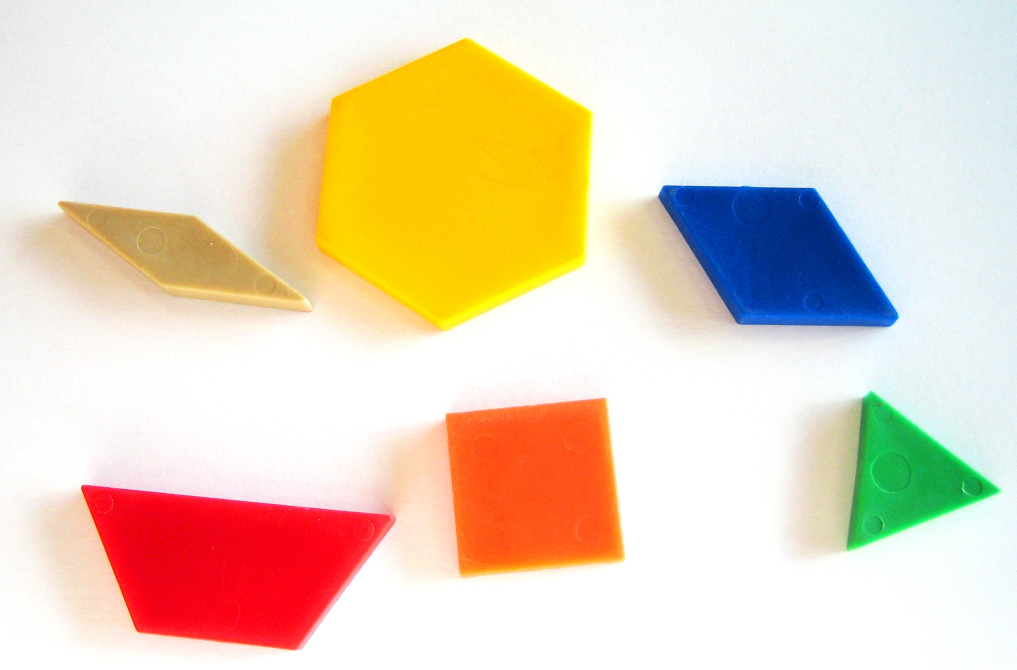
#> input picture labs/lab6/images/blocks.JPG, 2033 x 1339 px, found by its file name (shown at 1/2 size)
$ python lab6.py   (older library calls are emulated)
#> lines starting #> are read from the running program, lines starting #| are printed output that depends on the picture
### cv_utils.py
"""
Computer Vision Utilities

Funtions:
            1) show_image()
            2) resize_image()
            3) gaussian_filter()
            4) high_pass_filter()
            5) cooley_tukey()
            6) apply_fft_filter()
            7) histEqualize()
            8) normalize_image()
            9) apply_filter()
            10) add_random_noise()
            11) combine_sobels()

"""

##################################################################################################
## Libraries
##################################################################################################

import sys
from pathlib import Path
import cv2
import numpy as np
import matplotlib.pyplot as plt
from mpl_toolkits.mplot3d import Axes3D


##################################################################################################
## 1
##################################################################################################
def show_image(image_path: Path, image_name, color_mode=0, bgr=False, show=False):
    '''
    Description: This function displays an image using openCV.

        https://docs.opencv.org/4.x/d4/da8/group__imgcodecs.html

    Inputs:
            image_path (Path): Path to image.
             color_mode(int)->0: openCV image colormode:
                                                     0 = grayscale (default)
                                                     1 = RGB
                                                    -1 = unchanged for original image
            image_name (str): Name for image, default is file name of image.
            show(bool)->False: If True will display image using matplotlib.

    Outputs:
            image_name (str): Image name
                   img (ndarray): cv2 image

    '''
#> called with image_name = 'blocks', color_mode = 1, bgr = False, show = True

    try:
        # Create openCV image obj
        img = cv2.imread(str(image_path), color_mode)
#> img is the input picture: shape (1339, 2033, 3); mean B, G, R 191, 214, 233.5

        # Dheck img create successfully
        if img is None:
            raise FileNotFoundError(f"No image found at {str(image_path)}.")


        # convert color channel order
        if color_mode != 0 and bgr == False:
            img = cv2.cvtColor(img, cv2.COLOR_BGR2RGB) # cv2 (BGR) -> matplotlib (RGB)
            print("BGR -> RGB")

        # display image
        if show:
            if color_mode == 0:
                plt.imshow(img, cmap='gray')
            elif bgr == True:
                plt.imshow(cv2.cvtColor(img, cv2.COLOR_BGR2RGB))
            else:
                plt.imshow(img)
            plt.title(image_name)
            plt.show()

        return  image_name, img


    except FileNotFoundError as e:
        print(e, file=sys.stderr)
        return None
    except Exception as e:
        print(f"An unexpected error occurred: {e}", file=sys.stderr)
        return None
##################################################################################################
## 2
##################################################################################################
# [328 lines left out: functions resize_images, gaussian_filter, high_pass_filter, cooley_tukey, apply_fft_filter, histEqualize and 5 more, not called in this run]

### labs/lab6/old_files/lab6.py
"""
Store Brand Night Vision

Michael Massone
6/12/2024
CS5330
Lab 5

Instructions:

We have covered various image processing techniques throughout this semester.
Take all of those techniques and try to recreate night vision military technol-
ogy. While we do not have access to the cameras that the military uses, we
do have ways to process images that can get similar results. This assignment
is meant to be fully open ended. You can use any pre-built CV2 code.
Even ones that we have not covered in class.
"""

##################################################################################################
## Libraries
##################################################################################################

import sys
from pathlib import Path
import cv2
import numpy as np
import matplotlib.pyplot as plt
from PIL import Image

##################################################################################################
# Pathing
##################################################################################################

# set file paths
BASE_DIR = Path.cwd() # get working dir
IMAGE_FILENAME_1 = 'blocks'
FILE_EXT = '.JPG'
IMAGE_PATH = BASE_DIR / 'images' # path to images

print('Current working directory:', BASE_DIR)


##################################################################################################
## Modules
##################################################################################################
# Get the parent directory
parent_dir = Path(__file__).resolve().parent.parent.parent

# Add the parent directory to sys.path
if str(parent_dir) not in sys.path:
    sys.path.insert(0, str(parent_dir))

import cv_utils as cv

##################################################################################################
## Functions
##################################################################################################


##################################################################################################
## Main
##################################################################################################
def main():

    imgs = []

    ## Read in Images
    # color
    img1_name, img1 = cv.show_image((IMAGE_PATH / (IMAGE_FILENAME_1 + FILE_EXT)),
                                 image_name=IMAGE_FILENAME_1,
                                 color_mode=1,
                                 bgr=False,
                                 show=True
                                 )
#> img1_name = 'blocks'

    # Check if the image is loaded correctly
    if img1 is None:
        print("Error: Could not load image.")
    else:
        # Split the image into its B, G, R channels
        blue_channel, green_channel, red_channel  = cv2.split(img1)
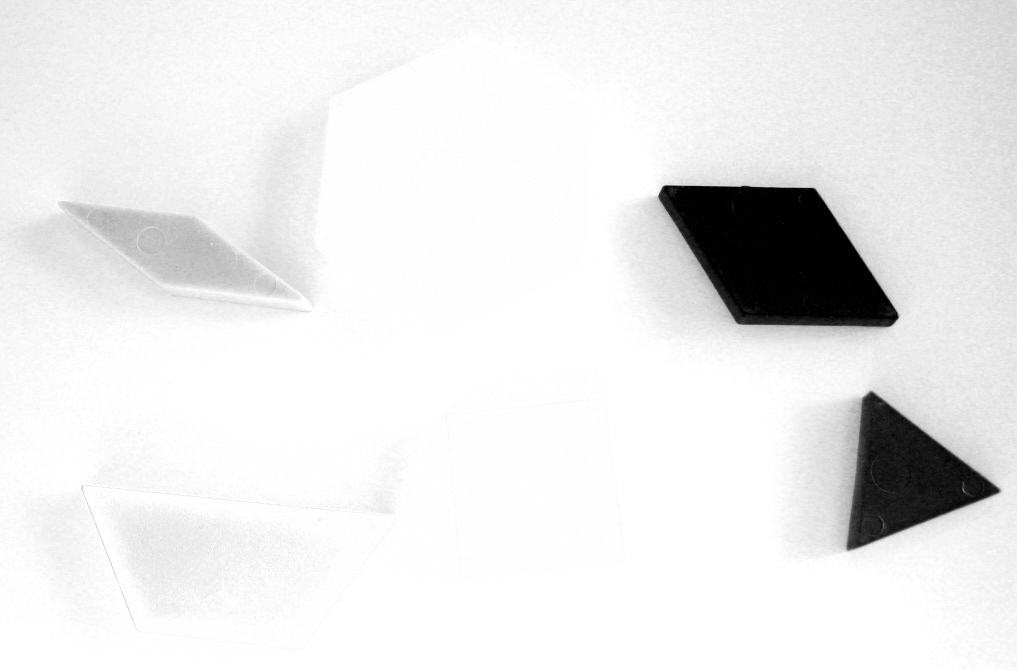
#> blue_channel: shape (1339, 2033) (shown at 1/2 size); min 0, max 255, mean 233.5
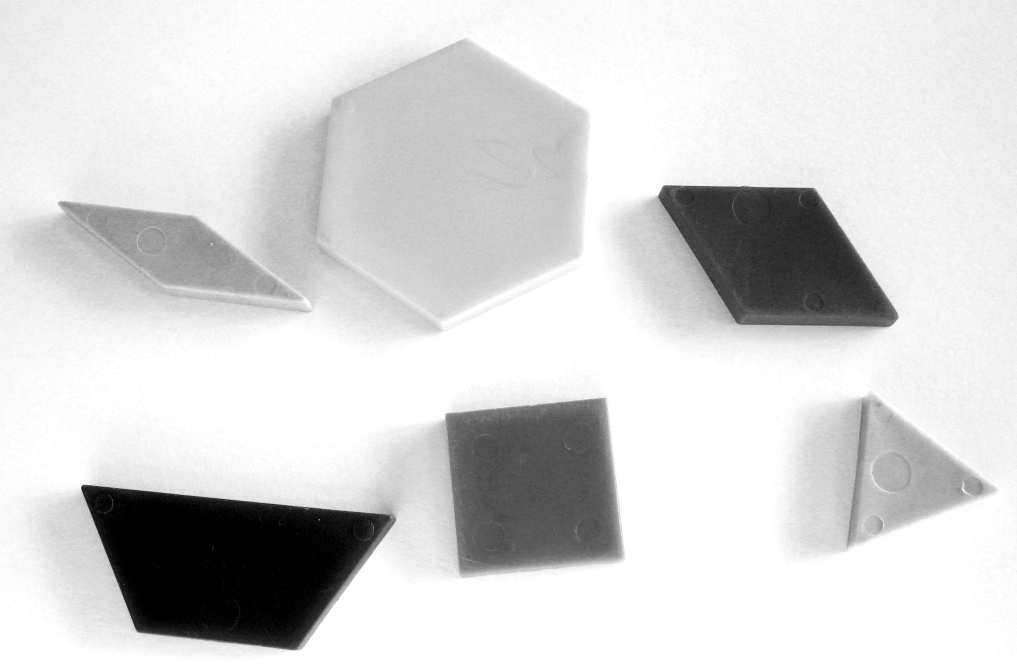
#> green_channel: shape (1339, 2033) (shown at 1/2 size); min 0, max 255, mean 214
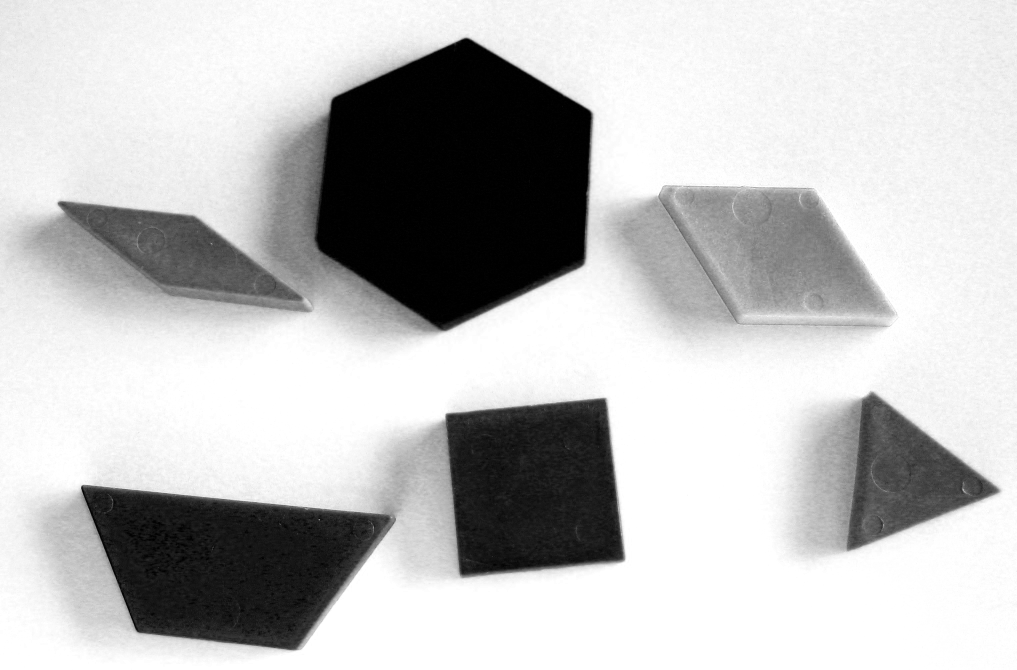
#> red_channel: shape (1339, 2033) (shown at 1/2 size); min 0, max 255, mean 191

        # Display the original and the channels
        plt.figure(figsize=(10, 7))

        plt.subplot(2, 2, 1)
        plt.imshow(img1)
        plt.title('Original Image')
        plt.axis('off')

        plt.subplot(2, 2, 2)
        plt.imshow(blue_channel, cmap='gray')
        plt.title('Blue Channel')
        plt.axis('off')

        plt.subplot(2, 2, 3)
        plt.imshow(green_channel, cmap='gray')
        plt.title('Green Channel')
        plt.axis('off')

        plt.subplot(2, 2, 4)
        plt.imshow(red_channel, cmap='gray')
        plt.title('Red Channel')
        plt.axis('off')

        plt.show()
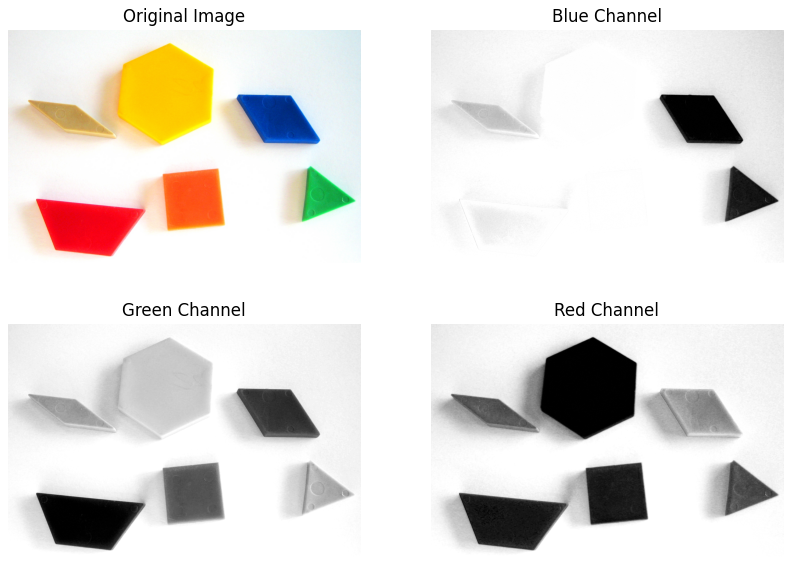
#> figure drawn by matplotlib, 4 panels

    # grayscale
    img1_name, img1_grayscale = cv.show_image((IMAGE_PATH / (IMAGE_FILENAME_1 + FILE_EXT)),
                                 image_name=IMAGE_FILENAME_1,
                                 color_mode=0,
                                 show=True
                                 )
#> call 2 of show_image, with image_name = 'blocks', color_mode = 0, bgr = False, show = True
#> in show_image (call 2), `img = cv2.imread(str(image_path), color_mode)`:
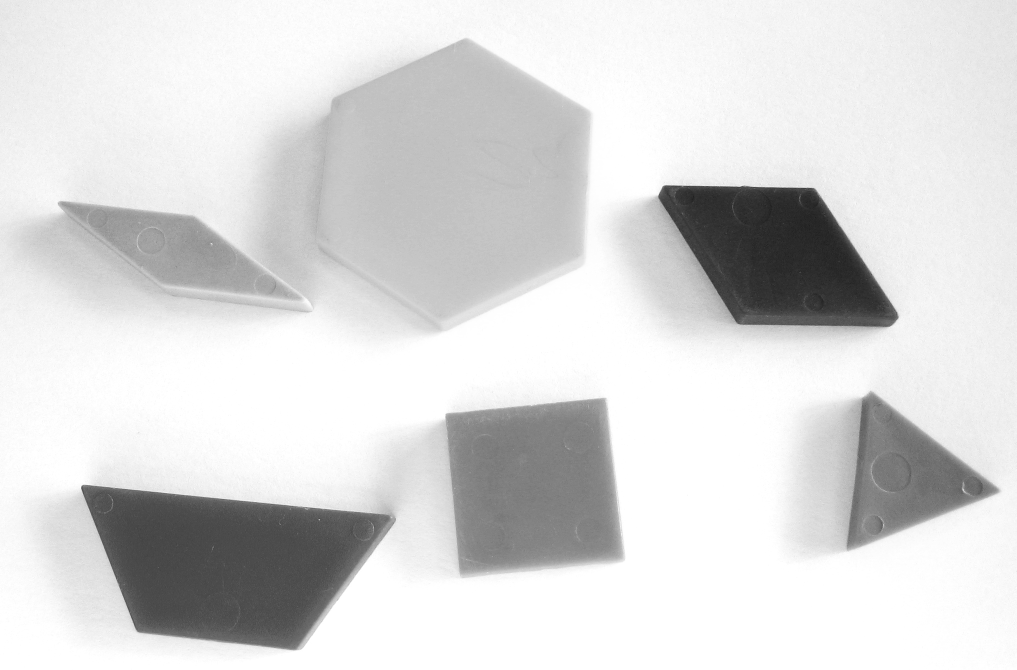
#> img: shape (1339, 2033) (shown at 1/2 size); min 25, max 255, mean 217.2

    ## denoise with gaussian
    img1_grayscale_blur = cv2.GaussianBlur(img1_grayscale, (5, 5), 0)
    plt.imshow(img1_grayscale_blur, cmap='gray')
    plt.title("img1_grayscale_blur")
    plt.show()

    ## edge detection with canny
    img1_grayscale_blur_canny = cv2.Canny(img1_grayscale_blur, 15, 30)
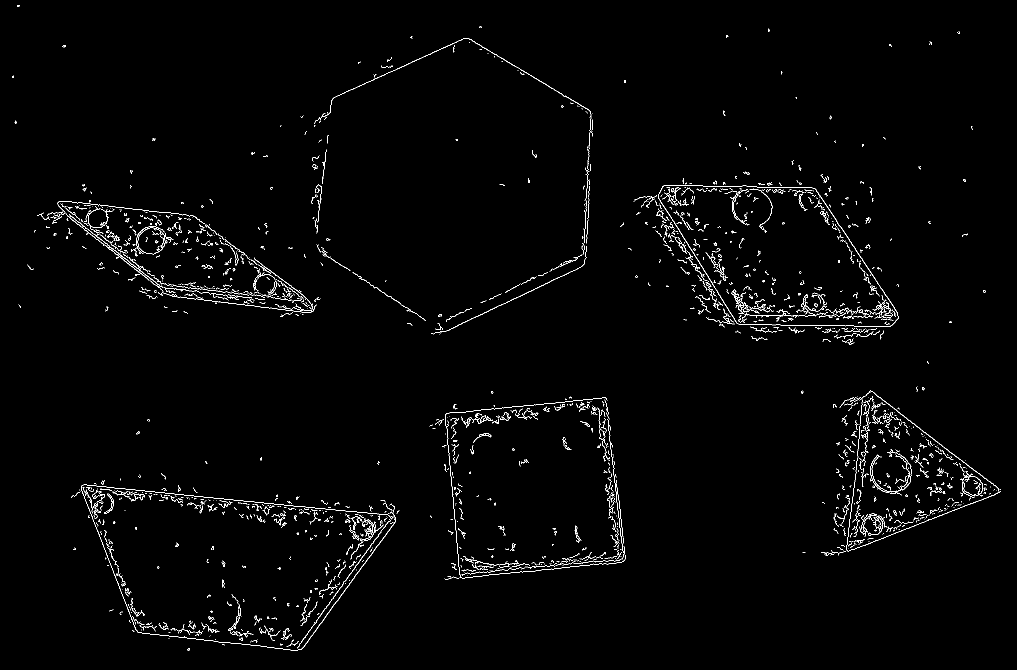
#> img1_grayscale_blur_canny: shape (1339, 2033) (shown at 1/2 size); 1.4% white in thin lines or dots
    plt.imshow(img1_grayscale_blur_canny, cmap='gray')
    plt.title("img1_grayscale_blur_canny")
    plt.show()

    # [5 lines of commented-out code are left out]

    kernel = np.ones((3,3), np.uint8)
    img_erosion = cv2.erode(img1_grayscale_blur_canny, kernel, iterations=1)
#> img_erosion: shape (1339, 2033); every value is 0
    plt.imshow(img_erosion, cmap='gray')
    plt.title("erode")
    plt.show()

    kernel = np.ones((3,3), np.uint8)
    img_dilation = cv2.dilate(img_erosion, kernel, iterations=1)
    plt.imshow(img_dilation, cmap='gray')
    plt.title('dilate')
    plt.show()

    blurred_edges = cv2.GaussianBlur(img_dilation, (7, 7), 0)
    plt.imshow(blurred_edges, cmap='gray')
    plt.title("blurred_edges")
    plt.show()

    ## contours
    contours, hierarchy = cv2.findContours(blurred_edges,
                                            cv2.RETR_TREE,
                                            cv2.CHAIN_APPROX_NONE)
#> contours = []
    cv2.drawContours(img1, contours, -1, (0,255,0), 3)
    plt.imshow(img1)
    plt.show()


##################################################################################################
## END
##################################################################################################
if __name__ == '__main__':
    main()
